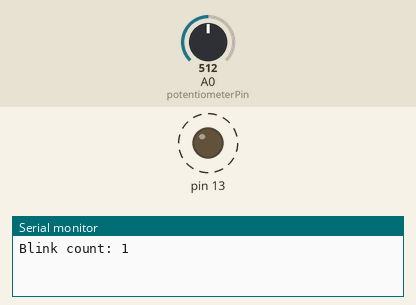
The sketch below on a simulated Arduino Uno, built with avr-gcc and run on an emulated ATmega328P. Parts: output pins drawn as LEDs (lit = HIGH), the last lines printed to the serial monitor. Dashed ring = blinking. The inputs (shaded band) are chosen by the test bench; at power-on: A0 (potentiometerPin) = 512.

Above: at 1.9 s.
2.0 s: A0 (potentiometerPin) set to 122
At 2.71 s:
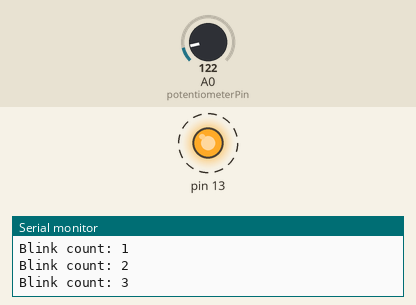
5.5 s: A0 (potentiometerPin) set to 0
At 5.76 s:
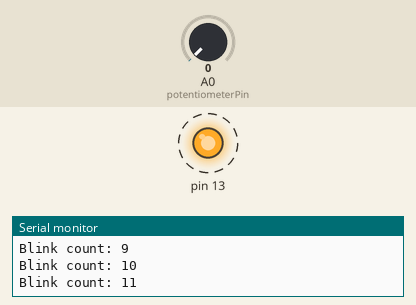
Timing chart, 0 to 15.0 s (numbered marks = the images above; inputs shaded):
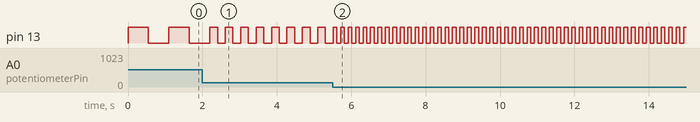

Measured:
- after the input at 2.0 s, pin 13: alternates HIGH for 0.21 s and LOW for 0.21 s, starting after 0.41 s
- after the input at 5.5 s, pin 13: alternates HIGH for 0.10 s and LOW for 0.10 s, starting after 0.12 s
- by itself, pin 13: alternates HIGH for 0.55 s and LOW for 0.55 s

The sketch:

led_blink.ino
```cpp
/*
Author: Subham
Date: 28-06-2026
Description: LED blink program with serial counter and potentiometer-controlled blink speed.
*/

int blinkCount = 0;
int potentiometerPin = A0;

void setup() {
  pinMode(13, OUTPUT);
  Serial.begin(9600);
}

void loop() {
  int delayTime = analogRead(potentiometerPin);
  delayTime = map(delayTime, 0, 1023, 100, 1000);//This fixes the issue #1 blink interval does not increase when the potentiometer is rotated to its maximum position


  digitalWrite(13, HIGH);
  delay(delayTime);
  digitalWrite(13, LOW);
  delay(delayTime);

  blinkCount++;
  Serial.print("Blink count: ");
  Serial.println(blinkCount);
}
```
